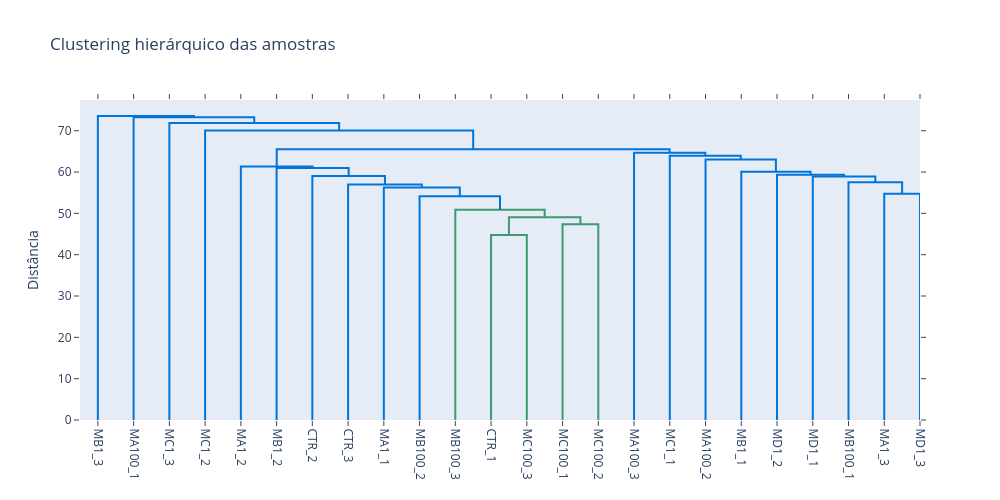

Here is the notebook cell this chart was saved with:
### Code cell
logcpm_df = compute_logcpm(counts_df)

fig = ff.create_dendrogram(
    logcpm_df.T.values,
    labels=logcpm_df.columns.tolist(),
    linkagefun=lambda x: linkage(x, method="average", metric="euclidean")
)

fig.update_layout(
    title_text="Clustering hierárquico das amostras",
    yaxis_title="Distância",
    width=1000,
    height=500
)
fig.update_xaxes(tickangle=90)
fig.show()

### Figure 1 — Plotly figure (JSON) as saved in the notebook; plotly's stock layout.template omitted (floating-point values rounded to 4 significant figures)
{"data": [{"hoverinfo": "text", "marker": {"color": "rgb(61,153,112)"}, "mode": "lines", "type": "scatter", "x": [115.0, 115.0, 125.0, 125.0], "xaxis": "x", "y": [0.0, 44.76, 44.76, 0.0], "yaxis": "y"}, {"hoverinfo": "text", "marker": {"color": "rgb(61,153,112)"}, "mode": "lines", "type": "scatter", "x": [135.0, 135.0, 145.0, 145.0], "xaxis": "x", "y": [0.0, 47.39, 47.39, 0.0], "yaxis": "y"}, {"hoverinfo": "text", "marker": {"color": "rgb(61,153,112)"}, "mode": "lines", "type": "scatter", "x": [120.0, 120.0, 140.0, 140.0], "xaxis": "x", "y": [44.76, 49.05, 49.05, 47.39], "yaxis": "y"}, {"hoverinfo": "text", "marker": {"color": "rgb(61,153,112)"}, "mode": "lines", "type": "scatter", "x": [105.0, 105.0, 130.0, 130.0], "xaxis": "x", "y": [0.0, 50.88, 50.88, 49.05], "yaxis": "y"}, {"hoverinfo": "text", "marker": {"color": "rgb(0,116,217)"}, "mode": "lines", "type": "scatter", "x": [95.0, 95.0, 117.5, 117.5], "xaxis": "x", "y": [0.0, 54.13, 54.13, 50.88], "yaxis": "y"}, {"hoverinfo": "text", "marker": {"color": "rgb(0,116,217)"}, "mode": "lines", "type": "scatter", "x": [85.0, 85.0, 106.2, 106.2], "xaxis": "x", "y": [0.0, 56.27, 56.27, 54.13], "yaxis": "y"}, {"hoverinfo": "text", "marker": {"color": "rgb(0,116,217)"}, "mode": "lines", "type": "scatter", "x": [75.0, 75.0, 95.62, 95.62], "xaxis": "x", "y": [0.0, 56.99, 56.99, 56.27], "yaxis": "y"}, {"hoverinfo": "text", "marker": {"color": "rgb(0,116,217)"}, "mode": "lines", "type": "scatter", "x": [65.0, 65.0, 85.31, 85.31], "xaxis": "x", "y": [0.0, 59.03, 59.03, 56.99], "yaxis": "y"}, {"hoverinfo": "text", "marker": {"color": "rgb(0,116,217)"}, "mode": "lines", "type": "scatter", "x": [55.0, 55.0, 75.16, 75.16], "xaxis": "x", "y": [0.0, 60.98, 60.98, 59.03], "yaxis": "y"}, {"hoverinfo": "text", "marker": {"color": "rgb(0,116,217)"}, "mode": "lines", "type": "scatter", "x": [45.0, 45.0, 65.08, 65.08], "xaxis": "x", "y": [0.0, 61.36, 61.36, 60.98], "yaxis": "y"}, {"hoverinfo": "text", "marker": {"color": "rgb(0,116,217)"}, "mode": "lines", "type": "scatter", "x": [225.0, 225.0, 235.0, 235.0], "xaxis": "x", "y": [0.0, 54.76, 54.76, 0.0], "yaxis": "y"}, {"hoverinfo": "text", "marker": {"color": "rgb(0,116,217)"}, "mode": "lines", "type": "scatter", "x": [215.0, 215.0, 230.0, 230.0], "xaxis": "x", "y": [0.0, 57.52, 57.52, 54.76], "yaxis": "y"}, {"hoverinfo": "text", "marker": {"color": "rgb(0,116,217)"}, "mode": "lines", "type": "scatter", "x": [205.0, 205.0, 222.5, 222.5], "xaxis": "x", "y": [0.0, 58.91, 58.91, 57.52], "yaxis": "y"}, {"hoverinfo": "text", "marker": {"color": "rgb(0,116,217)"}, "mode": "lines", "type": "scatter", "x": [195.0, 195.0, 213.8, 213.8], "xaxis": "x", "y": [0.0, 59.35, 59.35, 58.91], "yaxis": "y"}, {"hoverinfo": "text", "marker": {"color": "rgb(0,116,217)"}, "mode": "lines", "type": "scatter", "x": [185.0, 185.0, 204.4, 204.4], "xaxis": "x", "y": [0.0, 60.06, 60.06, 59.35], "yaxis": "y"}, {"hoverinfo": "text", "marker": {"color": "rgb(0,116,217)"}, "mode": "lines", "type": "scatter", "x": [175.0, 175.0, 194.7, 194.7], "xaxis": "x", "y": [0.0, 63.03, 63.03, 60.06], "yaxis": "y"}, {"hoverinfo": "text", "marker": {"color": "rgb(0,116,217)"}, "mode": "lines", "type": "scatter", "x": [165.0, 165.0, 184.8, 184.8], "xaxis": "x", "y": [0.0, 63.93, 63.93, 63.03], "yaxis": "y"}, {"hoverinfo": "text", "marker": {"color": "rgb(0,116,217)"}, "mode": "lines", "type": "scatter", "x": [155.0, 155.0, 174.9, 174.9], "xaxis": "x", "y": [0.0, 64.69, 64.69, 63.93], "yaxis": "y"}, {"hoverinfo": "text", "marker": {"color": "rgb(0,116,217)"}, "mode": "lines", "type": "scatter", "x": [55.04, 55.04, 165.0, 165.0], "xaxis": "x", "y": [61.36, 65.53, 65.53, 64.69], "yaxis": "y"}, {"hoverinfo": "text", "marker": {"color": "rgb(0,116,217)"}, "mode": "lines", "type": "scatter", "x": [35.0, 35.0, 110.0, 110.0], "xaxis": "x", "y": [0.0, 70.07, 70.07, 65.53], "yaxis": "y"}, {"hoverinfo": "text", "marker": {"color": "rgb(0,116,217)"}, "mode": "lines", "type": "scatter", "x": [25.0, 25.0, 72.5, 72.5], "xaxis": "x", "y": [0.0, 71.86, 71.86, 70.07], "yaxis": "y"}, {"hoverinfo": "text", "marker": {"color": "rgb(0,116,217)"}, "mode": "lines", "type": "scatter", "x": [15.0, 15.0, 48.75, 48.75], "xaxis": "x", "y": [0.0, 73.27, 73.27, 71.86], "yaxis": "y"}, {"hoverinfo": "text", "marker": {"color": "rgb(0,116,217)"}, "mode": "lines", "type": "scatter", "x": [5.0, 5.0, 31.88, 31.88], "xaxis": "x", "y": [0.0, 73.56, 73.56, 73.27], "yaxis": "y"}], "layout": {"autosize": false, "height": 500, "hovermode": "closest", "showlegend": false, "title": {"text": "Clustering hierárquico das amostras"}, "width": 1000, "xaxis": {"mirror": "allticks", "rangemode": "tozero", "showgrid": false, "showline": true, "showticklabels": true, "tickangle": 90, "tickmode": "array", "ticks": "outside", "ticktext": ["MB1_3", "MA100_1", "MC1_3", "MC1_2", "MA1_2", "MB1_2", "CTR_2", "CTR_3", "MA1_1", "MB100_2", "MB100_3", "CTR_1", "MC100_3", "MC100_1", "MC100_2", "MA100_3", "MC1_1", "MA100_2", "MB1_1", "MD1_2", "MD1_1", "MB100_1", "MA1_3", "MD1_3"], "tickvals": [5, 15, 25, 35, 45, 55, 65, 75, 85, 95, 105, 115, 125, 135, 145, 155, 165, 175, 185, 195, 205, 215, 225, 235], "type": "linear", "zeroline": false}, "yaxis": {"mirror": "allticks", "rangemode": "tozero", "showgrid": false, "showline": true, "showticklabels": true, "ticks": "outside", "title": {"text": "Distância"}, "type": "linear", "zeroline": false}}}
